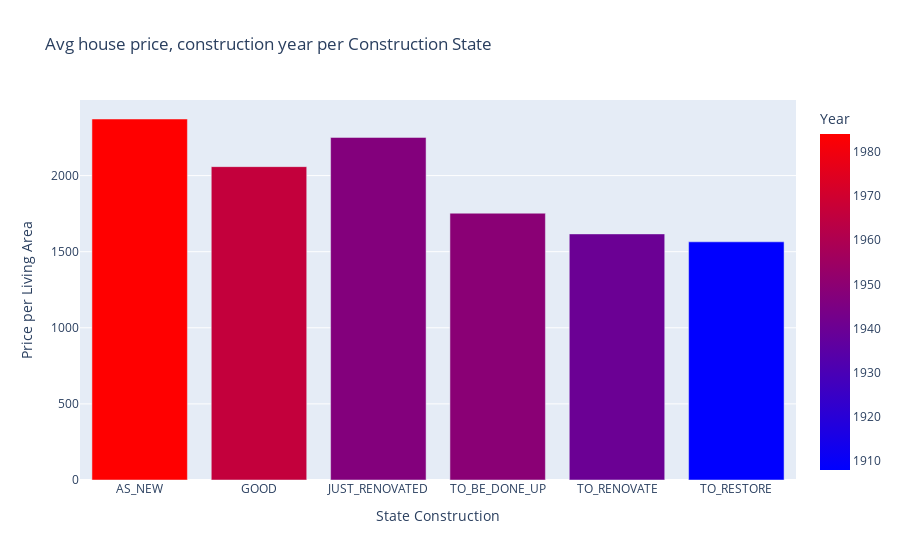

Notebook source saved alongside this figure:
### Markdown cell above
## Graph price/m2 per state of construction and year

### Code cell
# Selecting rows with valid data for construction state
type_state = ["AS_NEW","JUST_RENOVATED", "GOOD", "TO_BE_DONE_UP", "TO_RENOVATE", "TO_RESTORE"]
mask_state_construction = price_no_outliers['state_construction'].isin(type_state)
compare_state_construction= price_no_outliers[mask_epc]

# Taking the mean of pricing
compare_state_construction = compare_state_construction.groupby('state_construction', as_index=False)[['Price per Living Area','construction_year','living_area']].mean().round()


# Starts bar plot to compare State of Construction, average pricing and construction year
prettier_labels = {"AS_NEW": "As new","JUST_RENOVATED": "Just renovated", "GOOD": "Good", "TO_BE_DONE_UP": "To be done up", "TO_RENOVATE": "To renovate", "TO_RESTORE": "To restore", "construction_year": "Year", "state_construction" : "State Construction", "price": "Price in €"}
fig = px.bar(compare_state_construction, x='state_construction', y='Price per Living Area', color='construction_year', title="Avg house price, construction year per Construction State", labels = prettier_labels, color_continuous_scale = 'Bluered')
fig.update_xaxes(categoryorder='array', categoryarray= ['A++', 'A+', 'A', 'B', 'C', 'D', 'E', 'G'])
fig.show()

### Figure 1 — Plotly figure (JSON) as saved in the notebook; plotly's stock layout.template omitted (floating-point values rounded to 4 significant figures)
{"data": [{"alignmentgroup": "True", "hovertemplate": "State Construction=%{x}<br>Price per Living Area=%{y}<br>Year=%{marker.color}<extra></extra>", "legendgroup": "", "marker": {"color": [1984, 1966, 1947, 1949, 1940, 1908], "coloraxis": "coloraxis", "pattern": {"shape": ""}}, "name": "", "offsetgroup": "", "orientation": "v", "showlegend": false, "textposition": "auto", "type": "bar", "x": ["AS_NEW", "GOOD", "JUST_RENOVATED", "TO_BE_DONE_UP", "TO_RENOVATE", "TO_RESTORE"], "xaxis": "x", "y": [2372, 2059, 2251, 1753, 1617, 1565], "yaxis": "y"}], "layout": {"barmode": "relative", "coloraxis": {"colorbar": {"title": {"text": "Year"}}, "colorscale": [[0, "rgb(0,0,255)"], [1, "rgb(255,0,0)"]]}, "legend": {"tracegroupgap": 0}, "title": {"text": "Avg house price, construction year per Construction State"}, "xaxis": {"anchor": "y", "categoryarray": ["A++", "A+", "A", "B", "C", "D", "E", "G"], "categoryorder": "array", "domain": [0, 1], "title": {"text": "State Construction"}}, "yaxis": {"anchor": "x", "domain": [0, 1], "title": {"text": "Price per Living Area"}}}}
